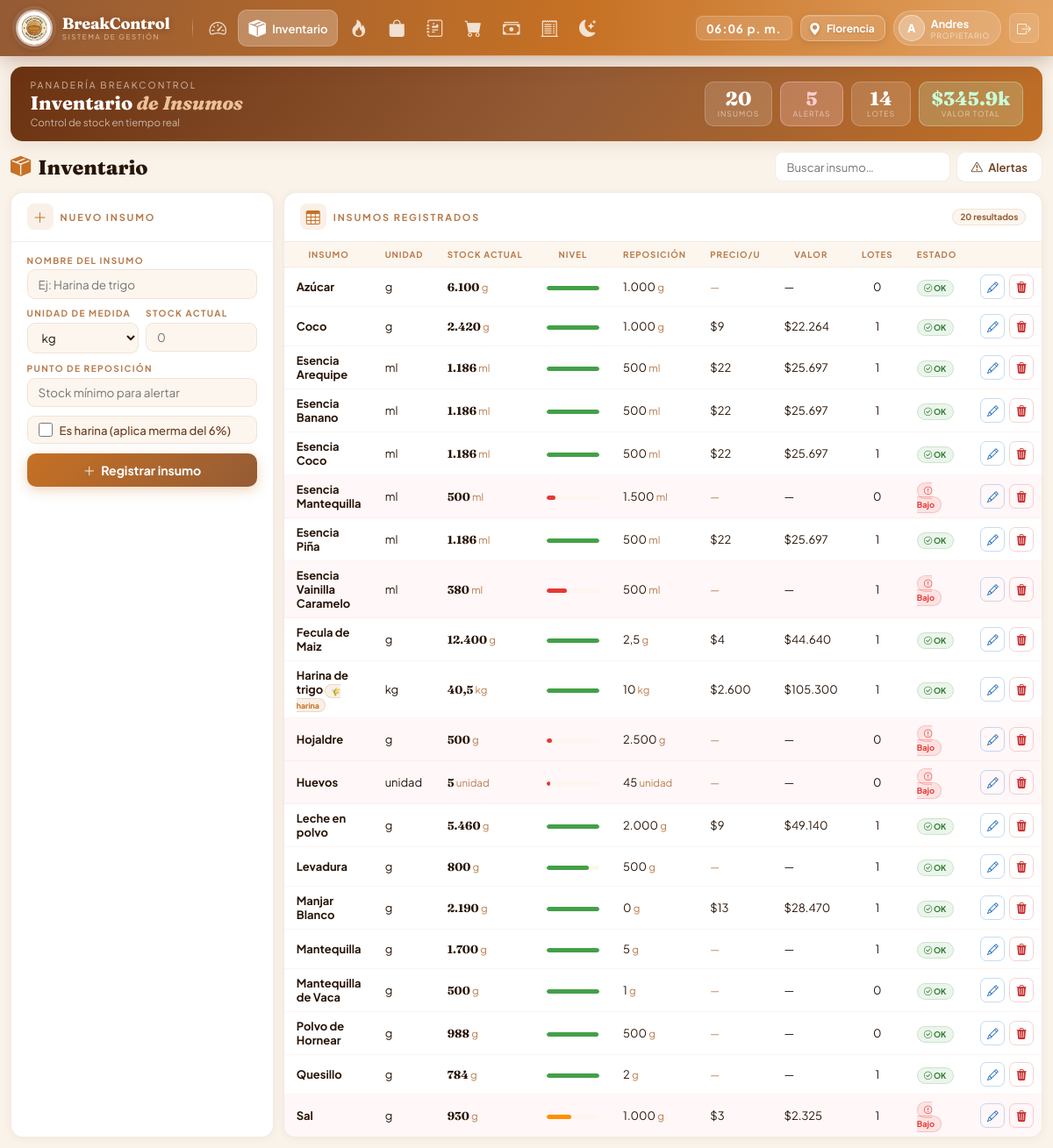
/modules/inventario/index.php (signed in), run on the app's committed database.
### tables this page shows
CREATE TABLE `insumo` (
  `id_insumo` int(11) NOT NULL,
  `nombre` varchar(100) NOT NULL,
  `unidad_medida` enum('kg','g','L','ml','unidad') NOT NULL,
  `es_harina` tinyint(1) NOT NULL DEFAULT 0 COMMENT '1 = se aplica merma del 6%',
  `stock_actual` decimal(12,3) NOT NULL DEFAULT 0.000,
  `punto_reposicion` decimal(12,3) NOT NULL DEFAULT 0.000 COMMENT 'Stock mínimo antes de generar alerta',
  `consumo_promedio_diario` decimal(12,3) NOT NULL DEFAULT 0.000 COMMENT 'Se actualiza automáticamente',
  `activo` tinyint(1) NOT NULL DEFAULT 1,
  `fecha_creacion` datetime NOT NULL DEFAULT current_timestamp()
);

### includes/funciones.php (called while the page is built, shortened)
<?php
function formatoInteligente(float $valor): string {
    if ($valor == floor($valor)) {
        return number_format($valor, 0, ',', '.');
    }
    $texto = rtrim(number_format($valor, 3, ',', '.'), '0');
    return rtrim($texto, ',');
}

### modules/inventario/index.php (the view, shortened to what this page needs)
<?php
require_once __DIR__ . '/../../includes/funciones.php';
$pdo  = getConexion();
$editando = null;
$busca         = trim($_GET['q'] ?? '');
$filtro_alerta = !empty($_GET['alerta']);
$where  = "WHERE i.activo=1";
$params = [];
$stmt = $pdo->prepare("
    SELECT i.*,
           COUNT(DISTINCT CASE WHEN l.estado='activo' AND l.cantidad_disponible>0 THEN l.id_lote END) AS num_lotes,
           COALESCE(
             (SELECT l2.precio_unitario FROM lote l2
              WHERE l2.id_insumo=i.id_insumo
              ORDER BY l2.fecha_ingreso DESC LIMIT 1), 0
           ) AS precio_ultimo
    FROM insumo i
    LEFT JOIN lote l ON l.id_insumo=i.id_insumo
    $where
    GROUP BY i.id_insumo
    ORDER BY i.nombre
");
$stmt->execute($params);
$insumos = $stmt->fetchAll();
$total_insumos    = (int)$pdo->query("SELECT COUNT(*) FROM insumo WHERE activo=1")->fetchColumn();
$alertas_count    = (int)$pdo->query("SELECT COUNT(*) FROM insumo WHERE activo=1 AND stock_actual<=punto_reposicion")->fetchColumn();
$lotes_activos    = (int)$pdo->query("SELECT COUNT(*) FROM lote WHERE estado='activo' AND cantidad_disponible>0")->fetchColumn();
$valor_inventario = (float)$pdo->query("SELECT COALESCE(SUM(l.cantidad_disponible * l.precio_unitario),0) FROM lote l WHERE l.estado='activo' AND l.cantidad_disponible>0")->fetchColumn();
require_once __DIR__ . '/../../views/layouts/header.php';
?>
<div class="page">
  <div class="wc-banner">
    <div class="wc-left">
      <div>
        <div class="wc-greeting">Panadería BreakControl</div>
        <div class="wc-name">Inventario <em>de Insumos</em></div>
        <div class="wc-sub">Control de stock en tiempo real</div>
      </div>
    </div>
    <div class="wc-pills">
      <div class="wc-pill">
        <div class="wc-pill-num"><?= $total_insumos ?></div>
        <div class="wc-pill-lbl">Insumos</div>
      </div>
      <div class="wc-pill <?= $alertas_count > 0 ? 'alert' : 'ok' ?>">
        <div class="wc-pill-num"><?= $alertas_count ?></div>
        <div class="wc-pill-lbl">Alertas</div>
      </div>
      <div class="wc-pill">
        <div class="wc-pill-num"><?= $lotes_activos ?></div>
        <div class="wc-pill-lbl">Lotes</div>
      </div>
      <div class="wc-pill ok">
        <div class="wc-pill-num">$<?= number_format($valor_inventario/1000,1) ?>k</div>
        <div class="wc-pill-lbl">Valor total</div>
      </div>
    </div>
  </div>
  <div class="topbar">
    <div class="mod-titulo"><i class="bi bi-box-seam-fill"></i> Inventario</div>
    <div class="top-actions">
      <form method="get" style="display:flex;gap:.4rem;align-items:center;">
        <input type="text" name="q" class="inp-search" placeholder="Buscar insumo…" value="<?= htmlspecialchars($busca) ?>">
        <a href="index.php?alerta=1<?= $busca ? '&q='.urlencode($busca) : '' ?>" class="btn-sec <?= $filtro_alerta ? 'active' : '' ?>">
          <i class="bi bi-exclamation-triangle<?= $filtro_alerta ? '-fill' : '' ?>"></i> Alertas
        </a>
      </form>
    </div>
  </div>
  <div class="g-body">
    <div class="card">
      <div class="ch">
        <div class="ch-left">
          <div class="ch-ico ico-nar"><i class="bi bi-<?= $editando ? 'pencil-fill' : 'plus-lg' ?>"></i></div>
          <span class="ch-title"><?= $editando ? 'Editar insumo' : 'Nuevo insumo' ?></span>
        </div>
      </div>
      <div class="form-body">
        <form method="post">
          <div class="fl">
            <label>Nombre del insumo</label>
            <input type="text" name="nombre" placeholder="Ej: Harina de trigo" required value="<?= htmlspecialchars($editando['nombre'] ?? '') ?>">
          </div>
          <div class="fl-row">
            <div class="fl">
              <label>Unidad de medida</label>
              <select name="unidad_medida">
                <?php foreach(['kg','g','L','ml','unidad'] as $u): ?>
                <option value="<?= $u ?>" <?= ($editando['unidad_medida'] ?? 'kg') === $u ? 'selected' : '' ?>><?= $u ?></option>
                <?php endforeach; ?>
              </select>
            </div>
            <div class="fl">
              <label>Stock actual</label>
              <input type="number" name="stock_actual" min="0" step="0.001" placeholder="0" value="<?= $editando ? rtrim(rtrim(number_format((float)$editando['stock_actual'], 3, '.', ''), '0'), '.') : '' ?>">
            </div>
          </div>
          <div class="fl">
            <label>Punto de reposición</label>
            <input type="number" name="punto_reposicion" min="0" step="0.001" placeholder="Stock mínimo para alertar" value="<?= $editando ? rtrim(rtrim(number_format((float)$editando['punto_reposicion'], 3, '.', ''), '0'), '.') : '' ?>">
          </div>
          <label class="check-row">
            <input type="checkbox" name="es_harina" value="1" <?= ($editando['es_harina'] ?? 0) ? 'checked' : '' ?>>
            <span>Es harina (aplica merma del 6%)</span>
          </label>
          <button type="submit" name="guardar_insumo" class="btn-guardar">
            <i class="bi bi-<?= $editando ? 'check-lg' : 'plus-lg' ?>"></i>
            <?= $editando ? 'Guardar cambios' : 'Registrar insumo' ?>
          </button>
        </form>
      </div>
    </div>
    <div class="card">
      <div class="ch">
        <div class="ch-left">
          <div class="ch-ico ico-nar"><i class="bi bi-table"></i></div>
          <span class="ch-title">Insumos registrados</span>
        </div>
        <span class="badge b-neu"><?= count($insumos) ?> resultados</span>
      </div>
      <div class="tbl-wrap">
        <?php if (empty($insumos)): ?>
        <div class="empty">
          <i class="bi bi-box-seam"></i>
          <strong>Sin insumos</strong>
          <span>Registra el primer insumo usando el formulario</span>
        </div>
        <?php else: ?>
        <table class="gt">
          <thead>
            <tr>
              <th>Insumo</th>
              <th>Unidad</th>
              <th>Stock actual</th>
              <th>Nivel</th>
              <th>Reposición</th>
              <th>Precio/u</th>
              <th>Valor</th>
              <th>Lotes</th>
              <th>Estado</th>
              <th></th>
            </tr>
          </thead>
          <tbody>
          <?php foreach ($insumos as $ins):
            $pct      = $ins['punto_reposicion'] > 0 ? min(100, round($ins['stock_actual'] / $ins['punto_reposicion'] * 50)) : 100;
            $alerta   = $ins['stock_actual'] <= $ins['punto_reposicion'];
            $barClass = $pct >= 80 ? 'bar-ok' : ($pct >= 40 ? 'bar-warn' : 'bar-crit');
            $valor_ins = $ins['stock_actual'] * $ins['precio_ultimo'];
          ?>
          <tr class="<?= $alerta ? 'alerta-row' : '' ?>">
            <td>
              <strong><?= htmlspecialchars($ins['nombre']) ?></strong>
              <?php if ($ins['es_harina']): ?><span class="tag-harina">🌾 harina</span><?php endif; ?>
            </td>
            <td><?= $ins['unidad_medida'] ?></td>
            <td><span style="font-family:'Fraunces',serif;font-weight:700;"><?= formatoInteligente($ins['stock_actual']) ?></span> <span style="font-size:.72rem;color:var(--ink3)"><?= $ins['unidad_medida'] ?></span></td>
            <td>
              <div class="stock-bar-w"><div class="stock-bar-f <?= $barClass ?>" style="width:<?= $pct ?>%"></div></div>
            </td>
            <td><?= formatoInteligente($ins['punto_reposicion']) ?> <span style="font-size:.72rem;color:var(--ink3)"><?= $ins['unidad_medida'] ?></span></td>
            <td><?= $ins['precio_ultimo'] > 0 ? '$'.number_format($ins['precio_ultimo'],0,',','.') : '<span style="color:var(--ink3);font-size:.75rem;">—</span>' ?></td>
            <td><?= $valor_ins > 0 ? '$'.number_format($valor_ins,0,',','.') : '—' ?></td>
            <td style="text-align:center;"><?= $ins['num_lotes'] ?></td>
            <td>
              <?= $alerta
                ? '<span class="tag-alerta"><i class="bi bi-exclamation-circle"></i> Bajo</span>'
                : '<span class="tag-ok"><i class="bi bi-check-circle"></i> OK</span>' ?>
            </td>
            <td style="white-space:nowrap;">
              <div style="display:flex;gap:.3rem;">
                <a href="index.php?edit=<?= $ins['id_insumo'] ?>" class="btn-act btn-edit" title="Editar"><i class="bi bi-pencil"></i></a>
                <a href="index.php?del=<?= $ins['id_insumo'] ?>" class="btn-act btn-del" title="Eliminar" onclick="return confirm('¿Eliminar este insumo? Esta acción no se puede deshacer.')"><i class="bi bi-trash3-fill"></i></a>
              </div>
            </td>
          </tr>
          <?php endforeach; ?>
          </tbody>
        </table>
        <?php endif; ?>
      </div>
    </div>
  </div>
</div>
</body></html>

### views/layouts/header.php (style rules this page uses)
:root { --c1:#945b35; --c2:#c8956e; --c3:#c67124; --c4:#e4a565; --c5:#ecc198; --cbg:#faf3ea; --ccard:#ffffff; --clight:#fdf6ee; --ink:#281508; --ink2:#6b3d1e; --ink3:#b87a4a; --border:rgba(148,91,53,.12); --shadow:0 1px 8px rgba(148,91,53,.09); --shadow2:0 4px 20px rgba(148,91,53,.15); --nav-h:64px; }
*, *::before, *::after { margin:0; padding:0; box-sizing:border-box; }
html, body { font-family:'Plus Jakarta Sans',sans-serif; background:var(--cbg); color:var(--ink); }

### data on the page
insumo: nombre "Azúcar", unidad_medida "g", stock_actual "6.100", punto_reposicion "1.000", num_lotes "0", shows "OK"
insumo: nombre "Coco", unidad_medida "g", stock_actual "2.420", punto_reposicion "1.000", precio_ultimo "9", valor_ins "22.264", num_lotes "1", shows "OK"
insumo: nombre "Esencia Arequipe", unidad_medida "ml", stock_actual "1.186", punto_reposicion "500", precio_ultimo "22", valor_ins "25.697", num_lotes "1", shows "OK"
insumo: nombre "Esencia Banano", unidad_medida "ml", stock_actual "1.186", punto_reposicion "500", precio_ultimo "22", valor_ins "25.697", num_lotes "1", shows "OK"
insumo: nombre "Esencia Coco", unidad_medida "ml", stock_actual "1.186", punto_reposicion "500", precio_ultimo "22", valor_ins "25.697", num_lotes "1", shows "OK"
insumo: nombre "Esencia Mantequilla", unidad_medida "ml", stock_actual "500", punto_reposicion "1.500", num_lotes "0", shows "Bajo"
insumo: nombre "Esencia Piña", unidad_medida "ml", stock_actual "1.186", punto_reposicion "500", precio_ultimo "22", valor_ins "25.697", num_lotes "1", shows "OK"
insumo: nombre "Esencia Vainilla Caramelo", unidad_medida "ml", stock_actual "380", punto_reposicion "500", num_lotes "1", shows "Bajo"
insumo: nombre "Fecula de Maiz", unidad_medida "g", stock_actual "12.400", punto_reposicion "2,5", precio_ultimo "4", valor_ins "44.640", num_lotes "1", shows "OK"
insumo: nombre "Harina de trigo", es_harina "🌾 harina", unidad_medida "kg", stock_actual "40,5", punto_reposicion "10", precio_ultimo "2.600", valor_ins "105.300", num_lotes "1", shows "OK"
insumo: nombre "Hojaldre", unidad_medida "g", stock_actual "500", punto_reposicion "2.500", num_lotes "0", shows "Bajo"
insumo: nombre "Huevos", unidad_medida "unidad", stock_actual "5", punto_reposicion "45", num_lotes "0", shows "Bajo"
insumo: nombre "Leche en polvo", unidad_medida "g", stock_actual "5.460", punto_reposicion "2.000", precio_ultimo "9", valor_ins "49.140", num_lotes "1", shows "OK"
insumo: nombre "Levadura", unidad_medida "g", stock_actual "800", punto_reposicion "500", num_lotes "1", shows "OK"
insumo: nombre "Manjar Blanco", unidad_medida "g", stock_actual "2.190", punto_reposicion "0", precio_ultimo "13", valor_ins "28.470", num_lotes "1", shows "OK"
insumo: nombre "Mantequilla", unidad_medida "g", stock_actual "1.700", punto_reposicion "5", num_lotes "1", shows "OK"
insumo: nombre "Mantequilla de Vaca", unidad_medida "g", stock_actual "500", punto_reposicion "1", num_lotes "0", shows "OK"
insumo: nombre "Polvo de Hornear", unidad_medida "g", stock_actual "988", punto_reposicion "500", num_lotes "0", shows "OK"
insumo: nombre "Quesillo", unidad_medida "g", stock_actual "784", punto_reposicion "2", num_lotes "1", shows "OK"
insumo: nombre "Sal", unidad_medida "g", stock_actual "930", punto_reposicion "1.000", precio_ultimo "3", valor_ins "2.325", num_lotes "1", shows "Bajo"

### other printed values
substr($user['nombre'], 0, 1) "A"
$user['nombre'] "Andres"
$total_insumos "20"
$alertas_count "5"
$lotes_activos "14"
$valor_inventario/1000 "345.9"
count($insumos) "20"
form field unidad_medida "kg"
